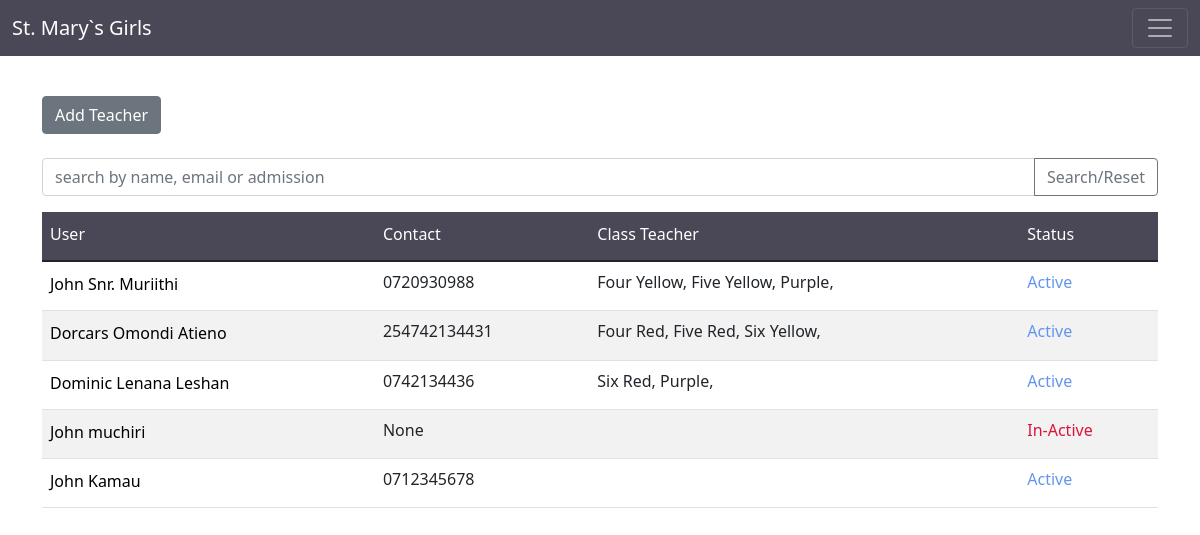
The app's page /Supervisor/TeachersView/ (signed in), older data.
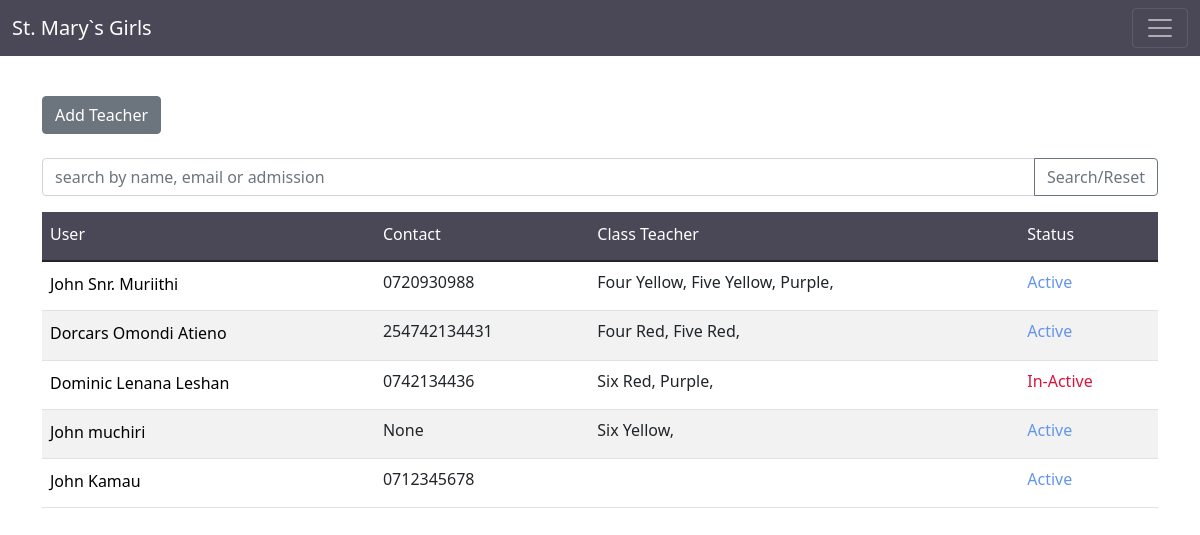
The same page, newer data.
### Users/models.py (models this page shows, shortened)
class MyUser(AbstractBaseUser):
    class Role(models.TextChoices):
        Student = "Student"
        Teacher = "Teacher"
        ADMIN = "Admin"
        Guardian = "Guardian"
        Supervisor = "Supervisor"
        Finance = "Finance"
        Receptionist = "Receptionist"
    base_role = Role.Student
    email = models.EmailField(unique=True)
    adm_no = models.CharField(max_length=100)
    uuid = models.CharField(max_length=100, default=str(uuid.uuid4), unique=True)
    role = models.CharField(max_length=15, choices=Role.choices, default=base_role)
    is_active = models.BooleanField(default=True)
    is_admin = models.BooleanField(default=False)
    objects = MyUserManager()
    USERNAME_FIELD = 'email'
    def __str__(self):
        return str(self.email)

class PersonalProfile(models.Model):
    user = models.OneToOneField(MyUser, on_delete=models.CASCADE)
    f_name = models.CharField(max_length=30)
    ref_id = models.CharField(max_length=100, blank=True)
    l_name = models.CharField(max_length=30)
    surname = models.CharField(max_length=30, blank=True)
    gender = models.CharField(max_length=10, blank=True)
    phone = models.CharField(max_length=15, null=True)

### Supervisor/views.py (the view, shortened to what this page needs)
# urls.py: path('TeachersView/', TeachersView.as_view(), name='teachers-view'),
class TeachersView(LoginRequiredMixin, TemplateView):
    template_name = 'Supervisor/teachers_view.html'
    def get_context_data(self, **kwargs):
        context = super().get_context_data(**kwargs)
        try:
            users  = MyUser.objects.filter(role='Teacher')
            context['users'] = users
        except Exception:
            messages.error(self.request, 'We could not fetch Teachers from the database')
        return context

### SubjectList/templatetags/custom_filters.py (called while the page is built)
@register.simple_tag
def is_class_teacher(user):
    class_id = SchoolClass.objects.filter(class_teacher=user).values_list('class_name')
    classes = ""
    if class_id:
        for class_name in class_id:
            classes += str((class_name)[0]) + ', '
        return str(classes)
    else:
        return " "

### Supervisor/templatetags/supervisor_filters.py (called while the page is built)
@register.simple_tag
def get_term():
    term = CurrentTerm.objects.all().first()
    if term:
        return str(term.term) + ' - ' +str(term.term.year)
    else:
        return 'Set Current Term'

### Term/models.py (called while the page is built)
    def __str__(self):
        return str(self.term)

### Supervisor/templates/Supervisor/teachers_view.html (shortened to what this page needs)
{% extends 'Supervisor/base.html' %}
{% load custom_filters %}
{% block content %}
<br><br><br><br>
<div class="container">
    <a href="{% url 'create-user' %}"><button class="btn btn-secondary">Add Teacher</button></a>
    <br><br>
    <form method="post">
      <div class="input-group mb-3">
          <input type="text" class="form-control" name="search" placeholder="search by name, email or admission" aria-label="Recipient's username" aria-describedby="button-addon2">
          <button class="btn btn-outline-secondary" type="submit" id="button-addon2">Search/Reset</button>
      </div>
    </form>
    <table class="table" >
        <thead>
          <tr>
            <th><h6>User</h6></th>
             <th><h6>Contact</h6></th>
            <th><h6>Class Teacher</h6></th>
            <th><h6>Status</h6></th>
          </tr>
        </thead>
        <tbody>
            {% for user in users %}
            <tr>
              <td><a href="{% url 'teachers-profile' user %}"><h6>{{ user.personalprofile.f_name }} {{ user.personalprofile.surname }} {{ user.personalprofile.l_name }}</h6></a></td>
              <td>{{ user.personalprofile.phone }}</td>
              <td>{% is_class_teacher user %} </td>
              {% if user.is_active %}
                <td style="color: cornflowerblue;">Active</td>
              {% else %}
                <td style="color: crimson;">In-Active</td>
              {% endif %}
            </tr>
            {% endfor %}
        </tbody>
     </table>
</div>
{% endblock %}

### Supervisor/templates/Supervisor/base.html (shortened to what this page needs)
{% load static %}
{% load supervisor_filters %}
<!DOCTYPE html>
<html lang="en">
<head>
  <link href="https://cdn.jsdelivr.net/npm/bootstrap@5.1.3/dist/css/bootstrap.min.css" rel="stylesheet"
>
    <link  rel="stylesheet" type="text/css" href="{% static 'Users/styles.css' %}">
    <link  rel="stylesheet" type="text/css" href="{% static 'SubjectList/SubjectLiist.css' %}">
    <link  rel="stylesheet" type="text/css" href="{% static 'Guardian/Guardian.css' %}">
    <link  rel="stylesheet" type="text/css" href="{% static 'Teacher/teacher.css' %}">
    <link  rel="stylesheet" type="text/css" href="{% static 'Supervisor/Supervisor.css' %}">
  <link rel="stylesheet" href="https://cdn.jsdelivr.net/npm/bootstrap-icons@1.10.3/font/bootstrap-icons.css">
</head>
<body>
  <nav class="navbar navbar-dark fixed-top" id="top-bar" style="background-color:rgba(29, 25, 46, .8);">
    <div class="container-fluid">
      <a class="navbar-brand" style="color:white;" href="#">St. Mary`s Girls</a>
      <button class="navbar-toggler" type="button" data-bs-toggle="offcanvas" data-bs-target="#offcanvasNavbar"
        aria-controls="offcanvasNavbar">
        <span class="navbar-toggler-icon"></span>
      </button>
    </div>
  </nav>
  <div class="main-body">
    {% block content %}
    {% endblock %}
  </div>
</body>
</html>

### Users/static/Users/styles.css (style rules this page uses)
* { padding: 0; margin: 0; }
#top-bar a { color:black; }
nav { background-color:rgba(29, 25, 46, .8); }
.main-body { position: absolute; width: 100%; }
.table { padding:30px; }
table th { font-weight: bolder; font-size: 28px !important; padding-left: 20px; margin-top:10px; background-color:rgba(29, 25, 46, .8) !important; color: rgb(255, 255, 255); font-family: 'Segoe UI', Tahoma, Geneva, Verdana, sans-serif !important; }
tr:nth-child(even) { background-color: #f2f2f2; }

### SubjectList/static/SubjectList/SubjectLiist.css (style rules this page uses)
.upcoming-classes-view p,a { text-decoration:none; color:black ; padding:0px; margin:0px; }
.exam-card p,h6 { padding-top: 5px; }

Row changes from the older to the newer data that the page shows:
changed MyUser "Dorcars": id "Four Red, Five Red, Six Yellow," → "Four Red, Five Red,"
changed MyUser "Six Red, Purple,": is_active "Active" → "In-Active"
changed MyUser "muchiri": id (not shown) → "Six Yellow,"; is_active "In-Active" → "Active"
